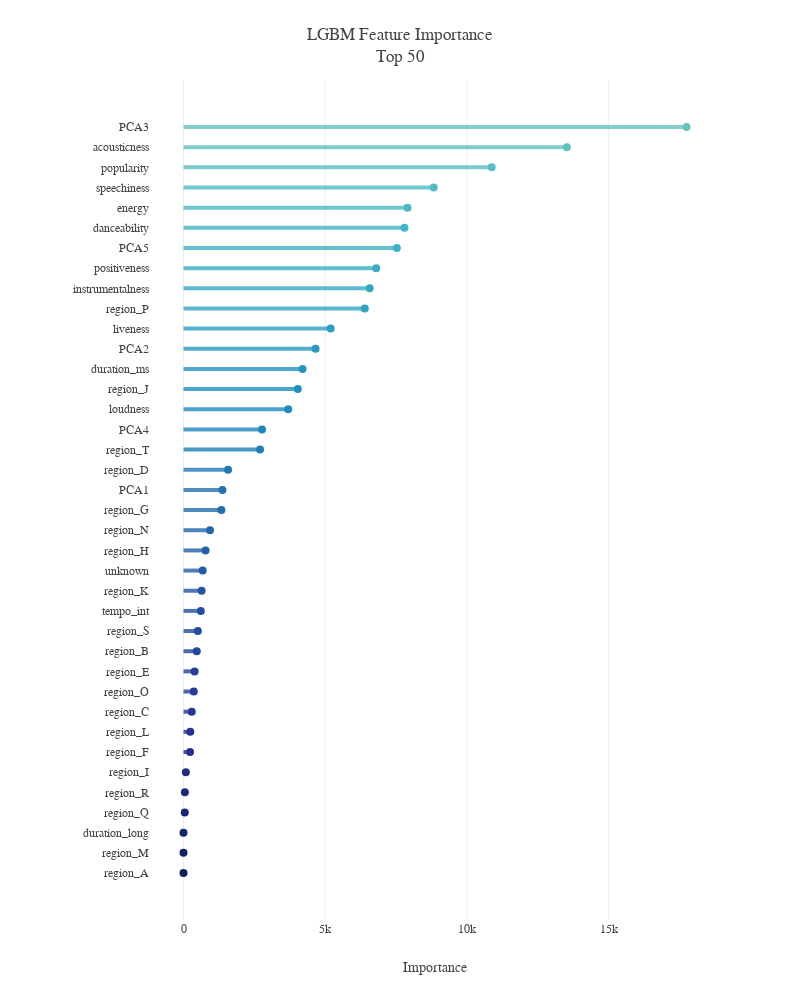

The code cell stored with this chart in its notebook:
### Code cell
top = 50

feature_importance_df['avg'] = feature_importance_df.mean(axis=1)
feature_importance_top = feature_importance_df.avg.nlargest(top).sort_values(ascending=True)

pal=sns.color_palette("YlGnBu", 65).as_hex()
fig=go.Figure()
for i in range(len(feature_importance_top.index)):
    fig.add_shape(dict(type="line", y0=i, y1=i, x0=0, x1=feature_importance_top[i],
                       line_color=pal[::-1][i],opacity=0.8,line_width=4))

fig.add_trace(go.Scatter(x=feature_importance_top, y=feature_importance_top.index, mode='markers',
                         marker_color=pal[::-1], marker_size=8,
                         hovertemplate='%{y} Importance = %{x:.0f}<extra></extra>'))

fig.update_layout(template=plotly_template,title=f'LGBM Feature Importance<br>Top {top}',
                  margin=dict(l=150,t=80),
                  xaxis=dict(title='Importance', zeroline=False),
                  yaxis_showgrid=False, height=1000, width=800)
fig.show()

### Figure 1 — Plotly figure (JSON) as saved in the notebook; plotly's stock layout.template omitted (floating-point values rounded to 4 significant figures)
{"data": [{"hovertemplate": "%{y} Importance = %{x:.0f}<extra></extra>", "marker": {"color": ["#0b1f5e", "#0e2265", "#12256d", "#162874", "#192b7c", "#1d2e83", "#21308b", "#243392", "#253795", "#243c98", "#24419a", "#24479d", "#234c9f", "#2351a2", "#2356a4", "#225ca7", "#2260a9", "#2166ac", "#216daf", "#2073b2", "#1f7ab5", "#1f80b8", "#1e86bb", "#1d8dbe", "#1d91c0", "#2296c1", "#269bc1", "#2b9fc2", "#2fa4c2", "#34a9c3", "#39adc3", "#3db2c4", "#40b5c4", "#48b9c3", "#50bbc2", "#57bec1", "#5fc1c0", "#67c4be", "#6fc7bd", "#76cabc", "#7ecdbb", "#85cfba", "#8ed3ba", "#97d6b9", "#a0dab8", "#a9ddb7", "#b2e1b6", "#bbe4b5", "#c4e8b4", "#c9eab4", "#ceecb3", "#d3eeb3", "#d7efb3", "#dcf1b2", "#e1f3b2", "#e6f5b2", "#eaf7b1", "#edf8b2", "#f0f9b7", "#f2fabc", "#f4fbc1", "#f7fcc6", "#f9fdcb", "#fbfdd0", "#fdfed5"], "size": 8}, "mode": "markers", "type": "scatter", "x": [0, 0, 0, 44.16, 48.93, 82.83, 231.2, 240.6, 290.0, 362.0, 392.2, 467.5, 506.1, 610.6, 639.5, 677.0, 778.3, 934.5, 1336.0, 1374.0, 1571.0, 2699.0, 2770.0, 3695.0, 4034.0, 4201.0, 4658.0, 5191.0, 6395.0, 6568.0, 6798.0, 7527.0, 7797.0, 7902.0, 8828.0, 10870.0, 13520.0, 17750.0], "y": ["region_A", "region_M", "duration_long", "region_Q", "region_R", "region_I", "region_F", "region_L", "region_C", "region_O", "region_E", "region_B", "region_S", "tempo_int", "region_K", "unknown", "region_H", "region_N", "region_G", "PCA1", "region_D", "region_T", "PCA4", "loudness", "region_J", "duration_ms", "PCA2", "liveness", "region_P", "instrumentalness", "positiveness", "PCA5", "danceability", "energy", "speechiness", "popularity", "acousticness", "PCA3"]}], "layout": {"height": 1000, "margin": {"l": 150, "t": 80}, "shapes": [{"line": {"color": "#0b1f5e", "width": 4}, "opacity": 0.8, "type": "line", "x0": 0, "x1": 0, "y0": 0, "y1": 0}, {"line": {"color": "#0e2265", "width": 4}, "opacity": 0.8, "type": "line", "x0": 0, "x1": 0, "y0": 1, "y1": 1}, {"line": {"color": "#12256d", "width": 4}, "opacity": 0.8, "type": "line", "x0": 0, "x1": 0, "y0": 2, "y1": 2}, {"line": {"color": "#162874", "width": 4}, "opacity": 0.8, "type": "line", "x0": 0, "x1": 44.16, "y0": 3, "y1": 3}, {"line": {"color": "#192b7c", "width": 4}, "opacity": 0.8, "type": "line", "x0": 0, "x1": 48.93, "y0": 4, "y1": 4}, {"line": {"color": "#1d2e83", "width": 4}, "opacity": 0.8, "type": "line", "x0": 0, "x1": 82.83, "y0": 5, "y1": 5}, {"line": {"color": "#21308b", "width": 4}, "opacity": 0.8, "type": "line", "x0": 0, "x1": 231.2, "y0": 6, "y1": 6}, {"line": {"color": "#243392", "width": 4}, "opacity": 0.8, "type": "line", "x0": 0, "x1": 240.6, "y0": 7, "y1": 7}, {"line": {"color": "#253795", "width": 4}, "opacity": 0.8, "type": "line", "x0": 0, "x1": 290.0, "y0": 8, "y1": 8}, {"line": {"color": "#243c98", "width": 4}, "opacity": 0.8, "type": "line", "x0": 0, "x1": 362.0, "y0": 9, "y1": 9}, {"line": {"color": "#24419a", "width": 4}, "opacity": 0.8, "type": "line", "x0": 0, "x1": 392.2, "y0": 10, "y1": 10}, {"line": {"color": "#24479d", "width": 4}, "opacity": 0.8, "type": "line", "x0": 0, "x1": 467.5, "y0": 11, "y1": 11}, {"line": {"color": "#234c9f", "width": 4}, "opacity": 0.8, "type": "line", "x0": 0, "x1": 506.1, "y0": 12, "y1": 12}, {"line": {"color": "#2351a2", "width": 4}, "opacity": 0.8, "type": "line", "x0": 0, "x1": 610.6, "y0": 13, "y1": 13}, {"line": {"color": "#2356a4", "width": 4}, "opacity": 0.8, "type": "line", "x0": 0, "x1": 639.5, "y0": 14, "y1": 14}, {"line": {"color": "#225ca7", "width": 4}, "opacity": 0.8, "type": "line", "x0": 0, "x1": 677.0, "y0": 15, "y1": 15}, {"line": {"color": "#2260a9", "width": 4}, "opacity": 0.8, "type": "line", "x0": 0, "x1": 778.3, "y0": 16, "y1": 16}, {"line": {"color": "#2166ac", "width": 4}, "opacity": 0.8, "type": "line", "x0": 0, "x1": 934.5, "y0": 17, "y1": 17}, {"line": {"color": "#216daf", "width": 4}, "opacity": 0.8, "type": "line", "x0": 0, "x1": 1336.0, "y0": 18, "y1": 18}, {"line": {"color": "#2073b2", "width": 4}, "opacity": 0.8, "type": "line", "x0": 0, "x1": 1374.0, "y0": 19, "y1": 19}, {"line": {"color": "#1f7ab5", "width": 4}, "opacity": 0.8, "type": "line", "x0": 0, "x1": 1571.0, "y0": 20, "y1": 20}, {"line": {"color": "#1f80b8", "width": 4}, "opacity": 0.8, "type": "line", "x0": 0, "x1": 2699.0, "y0": 21, "y1": 21}, {"line": {"color": "#1e86bb", "width": 4}, "opacity": 0.8, "type": "line", "x0": 0, "x1": 2770.0, "y0": 22, "y1": 22}, {"line": {"color": "#1d8dbe", "width": 4}, "opacity": 0.8, "type": "line", "x0": 0, "x1": 3695.0, "y0": 23, "y1": 23}, {"line": {"color": "#1d91c0", "width": 4}, "opacity": 0.8, "type": "line", "x0": 0, "x1": 4034.0, "y0": 24, "y1": 24}, {"line": {"color": "#2296c1", "width": 4}, "opacity": 0.8, "type": "line", "x0": 0, "x1": 4201.0, "y0": 25, "y1": 25}, {"line": {"color": "#269bc1", "width": 4}, "opacity": 0.8, "type": "line", "x0": 0, "x1": 4658.0, "y0": 26, "y1": 26}, {"line": {"color": "#2b9fc2", "width": 4}, "opacity": 0.8, "type": "line", "x0": 0, "x1": 5191.0, "y0": 27, "y1": 27}, {"line": {"color": "#2fa4c2", "width": 4}, "opacity": 0.8, "type": "line", "x0": 0, "x1": 6395.0, "y0": 28, "y1": 28}, {"line": {"color": "#34a9c3", "width": 4}, "opacity": 0.8, "type": "line", "x0": 0, "x1": 6568.0, "y0": 29, "y1": 29}, {"line": {"color": "#39adc3", "width": 4}, "opacity": 0.8, "type": "line", "x0": 0, "x1": 6798.0, "y0": 30, "y1": 30}, {"line": {"color": "#3db2c4", "width": 4}, "opacity": 0.8, "type": "line", "x0": 0, "x1": 7527.0, "y0": 31, "y1": 31}, {"line": {"color": "#40b5c4", "width": 4}, "opacity": 0.8, "type": "line", "x0": 0, "x1": 7797.0, "y0": 32, "y1": 32}, {"line": {"color": "#48b9c3", "width": 4}, "opacity": 0.8, "type": "line", "x0": 0, "x1": 7902.0, "y0": 33, "y1": 33}, {"line": {"color": "#50bbc2", "width": 4}, "opacity": 0.8, "type": "line", "x0": 0, "x1": 8828.0, "y0": 34, "y1": 34}, {"line": {"color": "#57bec1", "width": 4}, "opacity": 0.8, "type": "line", "x0": 0, "x1": 10870.0, "y0": 35, "y1": 35}, {"line": {"color": "#5fc1c0", "width": 4}, "opacity": 0.8, "type": "line", "x0": 0, "x1": 13520.0, "y0": 36, "y1": 36}, {"line": {"color": "#67c4be", "width": 4}, "opacity": 0.8, "type": "line", "x0": 0, "x1": 17750.0, "y0": 37, "y1": 37}], "title": {"text": "LGBM Feature Importance<br>Top 50"}, "width": 800, "xaxis": {"title": {"text": "Importance"}, "zeroline": false}, "yaxis": {"showgrid": false}}}
